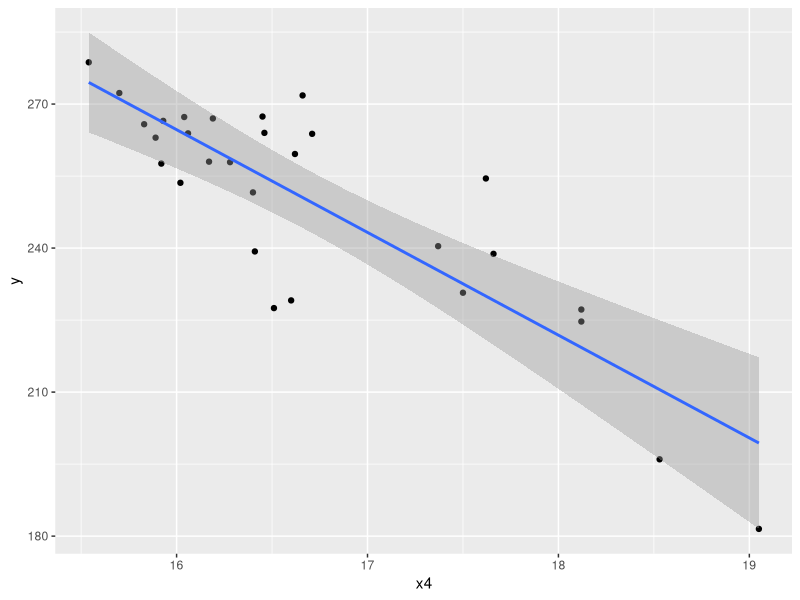
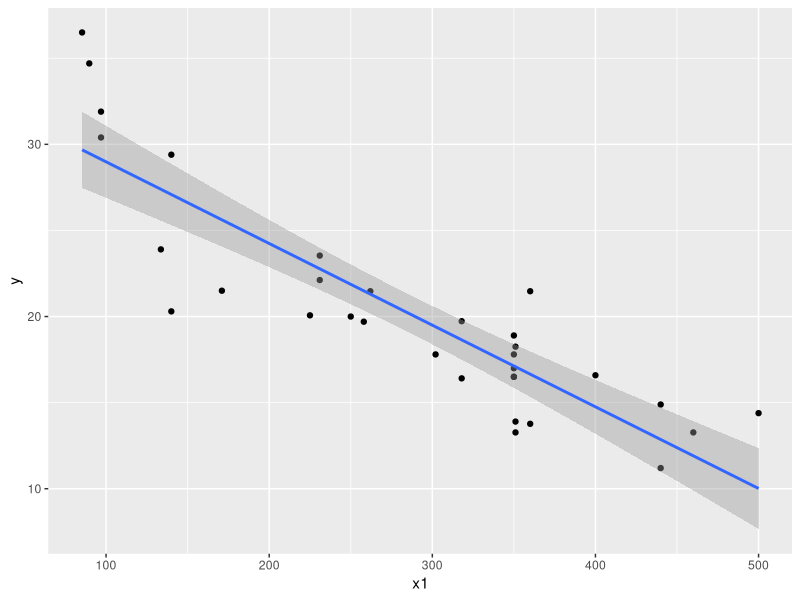
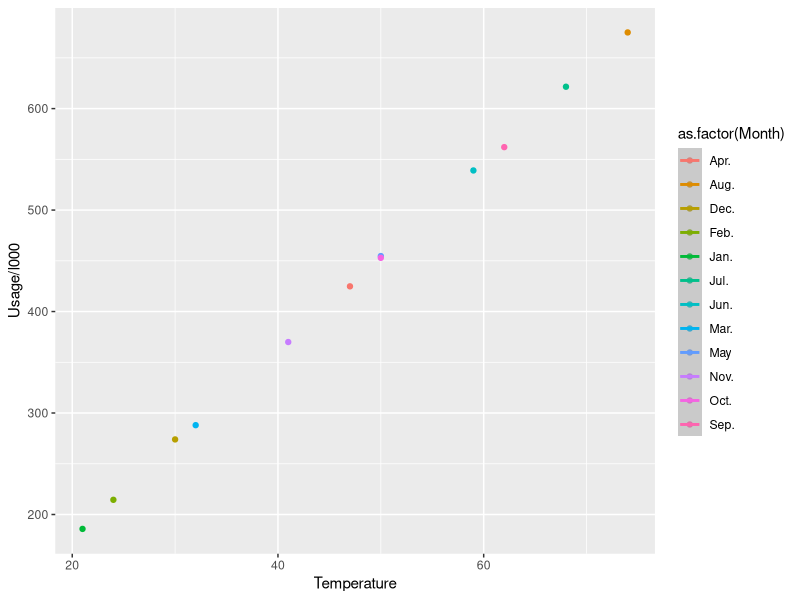

The R script that drew these images, in order:
## ---- chunk 1
knitr::opts_chunk$set(message=FALSE, warning=F, echo=TRUE)
options(width = 600)
options(repos="https://cran.rstudio.com")
## ---- chunk 2
# Load the package 
library(readxl)
library(tidyverse)
library(broom)
# Import Data
table_b2 <- read_xlsx("Table B.2.xlsx")

# Observe the data frame
head(table_b2)

# visualizng y and x4
table_b2 %>% ggplot(aes(x4,y))+geom_point()+geom_smooth(method="lm", level=0.99)
## ---- chunk 3
# build the model
model_y_x4 <- lm(y ~ x4, data=table_b2)
model_y_x4
## ---- chunk 4
anova(model_y_x4)
## ---- chunk 5
model_y_x4 %>% confint(level=0.99)
## ---- chunk 6
model_y_x4 %>% summary()
## ---- chunk 7
model_y_x4 %>% predict(newdata = data.frame(x4=16.5), interval = "confidence", level=0.95)
## ---- chunk 8

# Import Data
table_b3 <- read_xlsx("Table B.3.xlsx")

# Observe the data frame
head(table_b3)

# visualizng y and x1
table_b3 %>% ggplot(aes(x1,y))+geom_point()+geom_smooth(method="lm")
## ---- chunk 9
# build the model
model_y_x1 <- lm(y ~ x1, data=table_b3)
model_y_x1
## ---- chunk 10
anova(model_y_x1)
## ---- chunk 11
model_y_x1 %>% summary()
## ---- chunk 12

model_y_x1 %>% predict(newdata = data.frame(x1=275), interval = "confidence", level=0.95)

## ---- chunk 13

model_y_x1 %>% predict(newdata = data.frame(x1=275), interval = "prediction", level=0.95)

## ---- chunk 14

# Import Data
table_12 <- read_xlsx("Problem 2.12.xlsx")

# Observe the data frame
glimpse(table_12)

# visualizng `Usage/l000` and Temperature
table_12 %>% ggplot(aes(Temperature,`Usage/l000`,col=as.factor(Month)))+geom_point( )+geom_smooth(method="lm")
## ---- chunk 15
# build the model
model_use_tem <- lm(`Usage/l000` ~ Temperature, data=table_12)

model_use_tem %>% summary()
## ---- chunk 16
2*pt(q = (9.20847-10)/0.03382, df = nrow(table_12)-2 , lower.tail = TRUE)
## ---- chunk 17

model_use_tem %>% predict(newdata = data.frame(Temperature=58), interval = "prediction", level=0.99)

